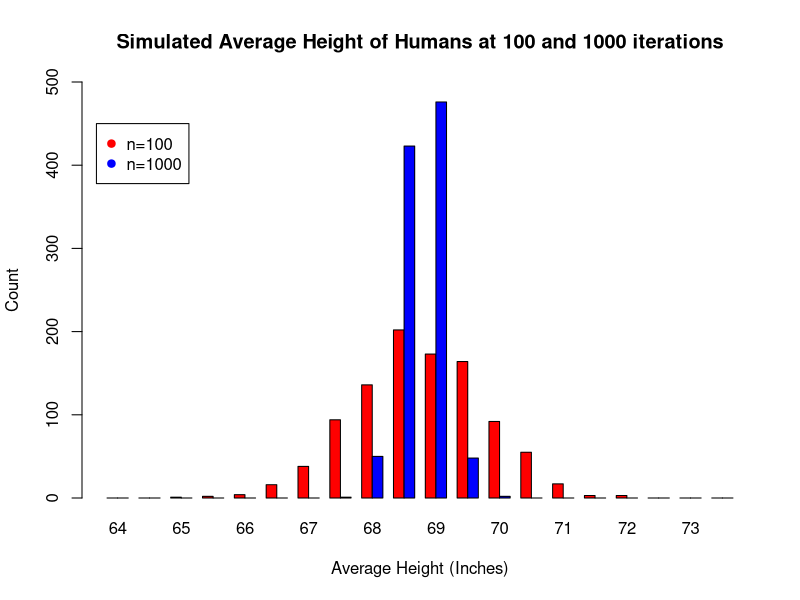

Recreate this plot in R.
#Plotting and genetic variation data analysis exercises, Assignment 1
#Evan Doughty
#9/22/2017

setwd("C:/Users/Evan/Documents/GitHub/Doughty_RBootcamp_Fall2017")
getwd()

#1
get_heights <- function(sample = 100,mean.height=50,sdev.height=10)
{
  heights <- rnorm(n=sample,mean=mean.height,sd=sdev.height)
#2 
  ave.height <- mean(heights)
#3  
  return(ave.height)
}

#4
iter <- 1000
mean_heights_100 <- rep(0,length.out = iter)

for(i in seq(1,iter))
{
  mean_heights_100[i] <- get_heights(100, 69, 10)
}

#5
iter <- 1000
mean_heights_1000 <- rep(0,length.out = iter)

for(i in seq(1,iter))
{
  mean_heights_1000[i] <- get_heights(1000, 69, 10)
}

#6
min(mean_heights_100)
max(mean_heights_100)
min(mean_heights_1000)
max(mean_heights_1000)

bins <- seq(64,74,0.5)
count_100<-hist(mean_heights_100,breaks=bins, plot=FALSE)$counts
count_1000<- hist(mean_heights_1000,breaks=bins, plot=FALSE)$counts

bin.label <- bins[-21]

png(filename="SimulatedAveHeight_Barplot_Doughty.png")
par(mfrow=c(1,1))
barplot(rbind(count_100,count_1000),beside=TRUE, col=c("red","blue"), ylim=c(0,500),names.arg=bin.label, xlab ="Average Height (Inches)",ylab = "Count", main="Simulated Average Height of Humans at 100 and 1000 iterations")
legend(0,450, legend= c("n=100",'n=1000'), col=c("red","blue"),pch=19)

dev.off()
